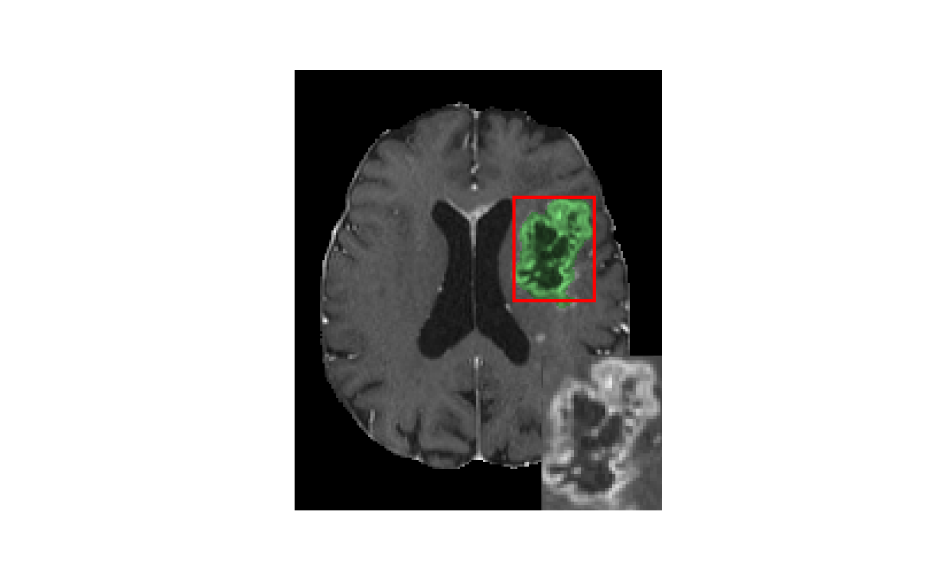
#> input picture train/notebooks/tmp.png, 2800 x 1750 px (shown at 1/3 size)
$ python -i subtle_preprocess.py   (imports and definitions only)   (older library calls are emulated)
#> lines starting #> are read from the running program, lines starting #| are printed output that depends on the picture; after the words box and inside, x2 and y2 are one past the last pixel; in counts of white or black regions, pixels touching at a corner belong together
#> further down, picture is the input picture: shape (1750, 2800, 3); mean B, G, R 194, 194.6, 194.6
'''
subtle_preprocess.py

Pre-processing utilities for contrast synthesis
Mask, intensity normalization, and image co-registration

@author: Jon Tamir (jon@subtlemedical.com)
Copyright Subtle Medical (https://www.subtlemedical.com)
Created on 2018/05/18
'''

import os
import sys
import warnings
import time
import tempfile
import pdb
import numpy as np
from scipy.ndimage.morphology import binary_fill_holes
from skimage.morphology import binary_dilation, binary_erosion, rectangle, square, cube, binary_closing
from scipy.ndimage.interpolation import zoom as zoom_interp
from scipy.ndimage import label as cc_label
from dicom2nifti.convert_dicom import dicom_series_to_nifti
import nibabel as nib
import pydicom
from skimage.measure import label, regionprops
from glob import glob

try:
    import SimpleITK as sitk
except:
    warnings.warn('SimpleITK not found!')


def scale_slope_intercept(im, rs, ri, ss):
    return (im * rs + ri) / (rs * ss)
def rescale_slope_intercept(im, rs, ri, ss):
    return (im * rs * ss - ri) / rs


# FIXME: do differently for each image
# [349 lines left out: functions mask_im, get_largest_connected_component, normalize_data, normalize_im, normalize_scale, scale_im_enhao and 10 more, not called in this run]

def get_brain_portion(img, threshold=0, sl_ax=0):
#> called with threshold = 0, sl_ax = 0
    center_mask = binary_fill_holes(img[img.shape[sl_ax] // 2] > threshold)
#> center_mask = 2800 rows, first 8: [True, True, True], [True, True, True], [True, True, True], [True, True, True], [True, True, True], [True, True, True], [True, True, True], [True, True, True]

    regions = regionprops(label(center_mask))
#> regions = 3 regions; box (x1, y1, x2, y2) and area: (0, 960, 3, 1890) 2758, (0, 0, 3, 884) 2652, (0, 1986, 3, 2800) 2442
    if len(regions) == 1:
        bbox = regions[0].bbox
    else:
        sorted_regions = sorted(regions, key=lambda r: r.bbox_area)
#> sorted_regions has the same summary as regions
        bbox = sorted_regions[-1].bbox
#> bbox = (960, 0, 1890, 3)

    (x1, y1, x2, y2) = bbox
#> x1 = 960; y1 = 0; x2 = 1890; y2 = 3
    cropped_img = img[:, x1:x2, y1:y2]
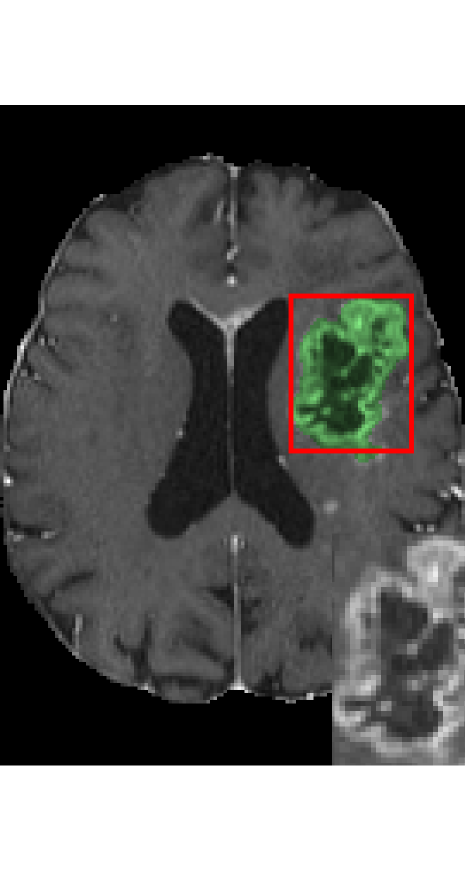
#> cropped_img: shape (1750, 930, 3) (shown at 1/2 size); mean B, G, R 104.1, 105.7, 105.8

    return cropped_img, bbox, center_mask

# [174 lines left out: functions _get_crop_range, center_position_brain, center_crop, zero_pad_for_dnn, zero_pad, undo_brain_center and 4 more, not called in this run]

>>> import cv2
>>> picture = cv2.imread('../notebooks/tmp.png')
>>> result = get_brain_portion(picture)
